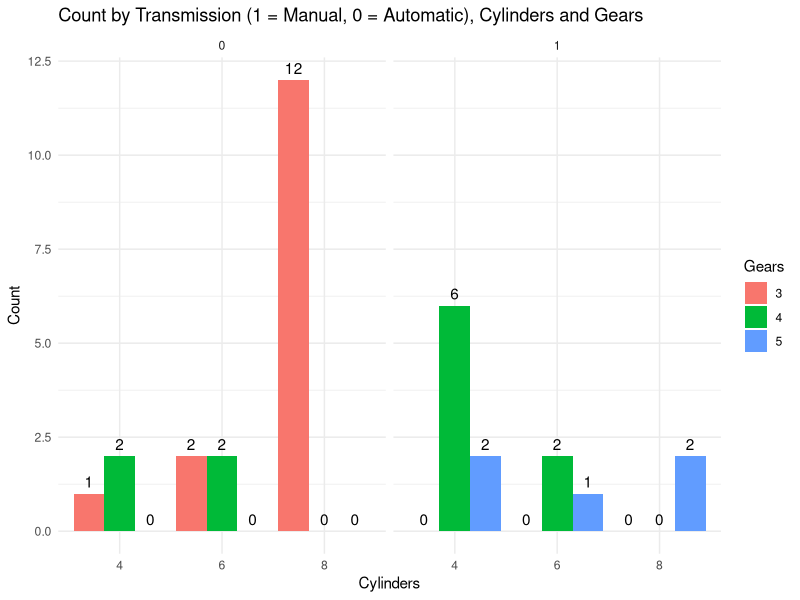
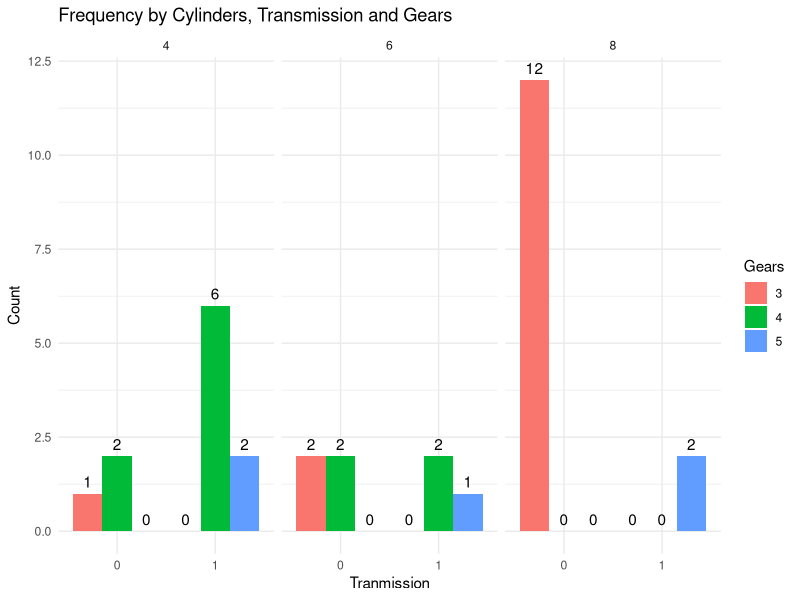
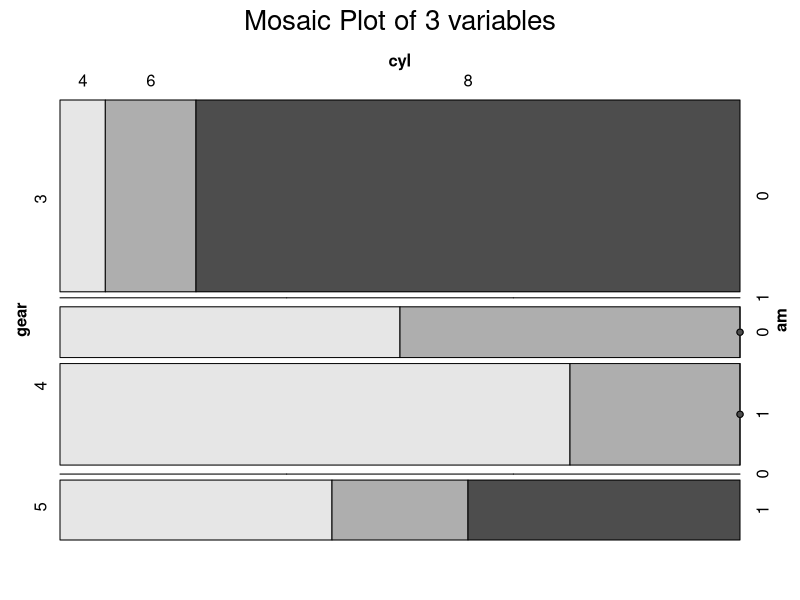
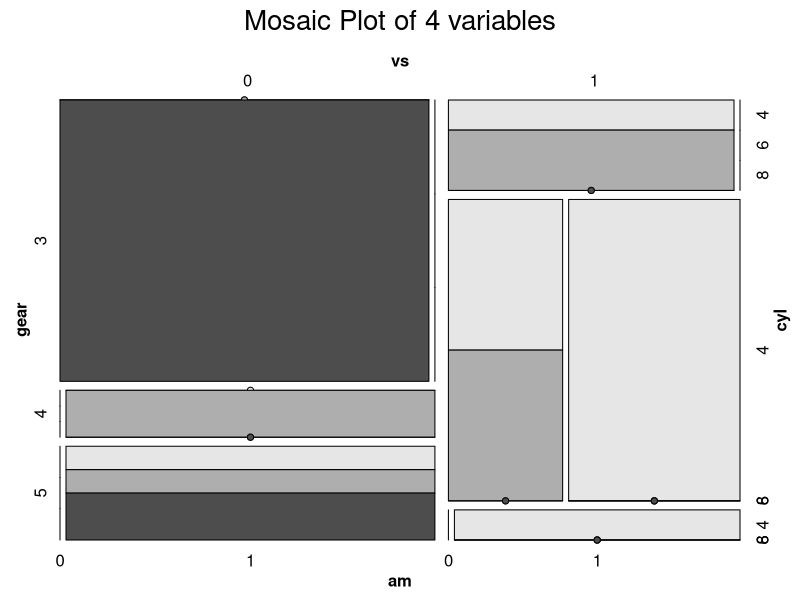

R code for these plots, in order:
## ---- chunk 1
# Load the required libraries, suppressing annoying startup messages
library(dplyr, quietly = TRUE, warn.conflicts = FALSE)
library(tibble, quietly = TRUE, warn.conflicts = FALSE)
# Read the mtcars dataset into a tibble called tb
data(mtcars)
tb <- as_tibble(mtcars)
# Convert relevant columns into factor variables
tb$cyl <- as.factor(tb$cyl) # cyl = {4,6,8}, number of cylinders
tb$am <- as.factor(tb$am) # am = {0,1}, 0:automatic, 1: manual transmission
tb$vs <- as.factor(tb$vs) # vs = {0,1}, v-shaped engine, 0:no, 1:yes
tb$gear <- as.factor(tb$gear) # gear = {3,4,5}, number of gears
# Directly access the data columns of tb, without tb$mpg
attach(tb)
## ---- chunk 2
table(cyl,
      gear,
      am)
## ---- chunk 3
table(am,
      gear,
      cyl)
## ---- chunk 4
xtabs(~ cyl + gear + am,
      data = tb)
## ---- chunk 5
ftable(gear + cyl ~ am, 
       data = tb)
## ---- chunk 6
ftable(gear ~ cyl + am, 
       data = tb)
## ---- chunk 7
# Load necessary package
library(ggplot2)

# Create a table with count of each combination
count_df <- table(tb$cyl, 
                  tb$am, 
                  tb$gear)
# Convert table to a data frame for plotting
count_df <- as.data.frame.table(count_df)

# Rename columns
names(count_df) <- c("cyl", "am", "gear", "count")

# Create the plot
ggplot(count_df, 
       aes(x=cyl, y=count, 
           fill=gear)) +
  geom_bar(stat="identity", 
           position="dodge") +
  facet_grid(~am) +
  labs(
    title = "Count by Transmission (1 = Manual, 0 = Automatic), Cylinders and Gears", 
    x = "Cylinders",
    y = "Count",
    fill = "Gears"
  ) +
  # Add count labels to the bars
  geom_text(aes(label = count), 
            position = position_dodge(width = 0.9), 
            vjust = -0.5) +
  theme_minimal()
## ---- chunk 8
# Load necessary package
library(ggplot2)

# Create a table with count of each combination
count_df <- table(tb$cyl, tb$am, tb$gear)

# Convert table to a data frame for plotting
count_df <- as.data.frame.table(count_df)

# Rename columns
names(count_df) <- c("cyl", "am", "gear", "count")

# Create the plot
ggplot(count_df, aes(x=am, y=count, fill=gear)) +
  geom_bar(stat="identity", 
           position="dodge") +
  facet_grid(~cyl) +
  labs(
    title = "Frequency by Cylinders, Transmission and Gears", 
    x = "Tranmission",
    y = "Count",
    fill = "Gears"
  ) +
   # Add count labels to the bars
  geom_text(aes(label = count), 
            position = position_dodge(width = 0.9), 
            vjust = -0.5) +
  theme_minimal()
## ---- chunk 9
# Load necessary packages
library(vcd)
# Create a mosaic plot
vcd::mosaic(~gear+cyl+am, 
       data = tb, 
       main = "Mosaic Plot of 3 variables",
       shade = TRUE,
       highlighting = "cyl" )
## ---- chunk 10
ftable(am + cyl ~ gear + vs,
       data = tb)
## ---- chunk 11
ftable(am + cyl + vs ~ gear,
       data = tb)
## ---- chunk 12
# Create a mosaic plot of cyl vs, gear, am
vcd::mosaic(~ cyl + vs + gear + am, 
            data = tb, 
            main = "Mosaic Plot of 4 variables",
            shade = TRUE,
            highlighting = "cyl" )
